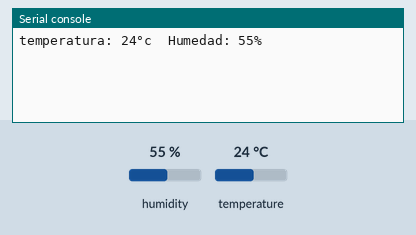
Bench run of a program on a simulated CircuitPython board. Shown: the last lines printed to the serial console. The inputs (shaded band) are chosen by the test bench; at power-on: humidity 55 %, temperature 24 °C.

Above: at 1.2 s.
1.3 s: humidity set to 22 %
At 3.6 s:
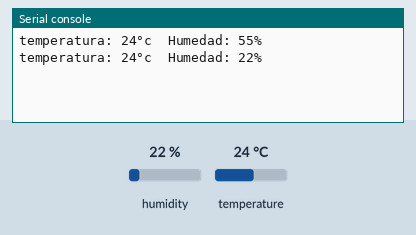
4.3 s: temperature set to 12 °C
At 6.0 s:
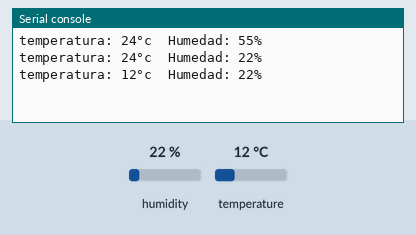
7.3 s: humidity set to 40 %
At 9.6 s:
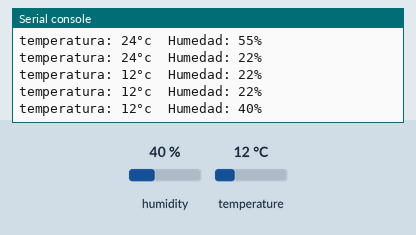
Timing chart, 0 to 11.1 s (numbered marks = the images above; inputs shaded):
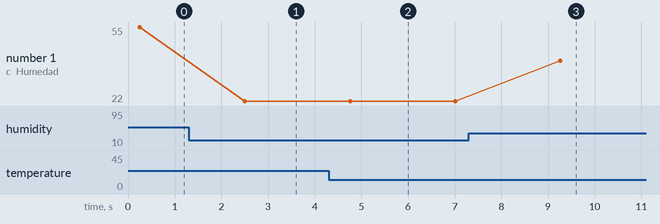

Measured:
- after the input at 1.3 s, the serial console: prints a new line after 1.2 s (image 1)
- after the input at 4.3 s, the serial console: prints a new line after 0.46 s (image 2)
- after the input at 7.3 s, the serial console: prints a new line after 2.0 s (image 3)
- plotted number 1: 55 → 22 after the input at 1.3 s, 22 → 40 after the input at 7.3 s

The program:

DHT11.py
```python
'''Formato para Python
Nombre del archivo: DHT11.py
Descripción: Sensor de temperatura y humedad, meciones
Autor: Héctor Castillo Guerra
Versión: 1.0'''

import time
import adafruit_dht
import board

dht_device = adafruit_dht.DHT11(board.D4)

try:
    while True:
        temperatura = dht_device.temperature
        humedad = dht_device.humidity
        print(f"temperatura: {temperatura}°c  Humedad: {humedad}%")
        time.sleep(2)
except KeyboardInterrupt:
    print("lectura detenida")
except RuntimeError as error:
    print(f"error de lectura: {error}")
```
